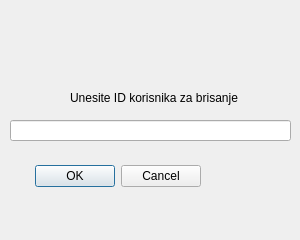
<?xml version="1.0" encoding="UTF-8"?>
<ui version="4.0">
 <class>DialogBrisanjeID</class>
 <widget class="QDialog" name="DialogBrisanjeID">
  <property name="geometry">
   <rect>
    <x>0</x>
    <y>0</y>
    <width>300</width>
    <height>240</height>
   </rect>
  </property>
  <property name="windowTitle">
   <string>Dialog</string>
  </property>
  <widget class="QDialogButtonBox" name="buttonBox">
   <property name="geometry">
    <rect>
     <x>10</x>
     <y>160</y>
     <width>191</width>
     <height>32</height>
    </rect>
   </property>
   <property name="orientation">
    <enum>Qt::Horizontal</enum>
   </property>
   <property name="standardButtons">
    <set>QDialogButtonBox::Cancel|QDialogButtonBox::Ok</set>
   </property>
  </widget>
  <widget class="QLabel" name="label">
   <property name="geometry">
    <rect>
     <x>70</x>
     <y>90</y>
     <width>311</width>
     <height>16</height>
    </rect>
   </property>
   <property name="text">
    <string>Unesite ID korisnika za brisanje</string>
   </property>
  </widget>
  <widget class="QLineEdit" name="lineEditID">
   <property name="geometry">
    <rect>
     <x>10</x>
     <y>120</y>
     <width>281</width>
     <height>21</height>
    </rect>
   </property>
  </widget>
 </widget>
 <resources/>
 <connections>
  <connection>
   <sender>buttonBox</sender>
   <signal>accepted()</signal>
   <receiver>DialogBrisanjeID</receiver>
   <slot>accept()</slot>
   <hints>
    <hint type="sourcelabel">
     <x>248</x>
     <y>254</y>
    </hint>
    <hint type="destinationlabel">
     <x>157</x>
     <y>274</y>
    </hint>
   </hints>
  </connection>
  <connection>
   <sender>buttonBox</sender>
   <signal>rejected()</signal>
   <receiver>DialogBrisanjeID</receiver>
   <slot>reject()</slot>
   <hints>
    <hint type="sourcelabel">
     <x>316</x>
     <y>260</y>
    </hint>
    <hint type="destinationlabel">
     <x>286</x>
     <y>274</y>
    </hint>
   </hints>
  </connection>
 </connections>
</ui>
